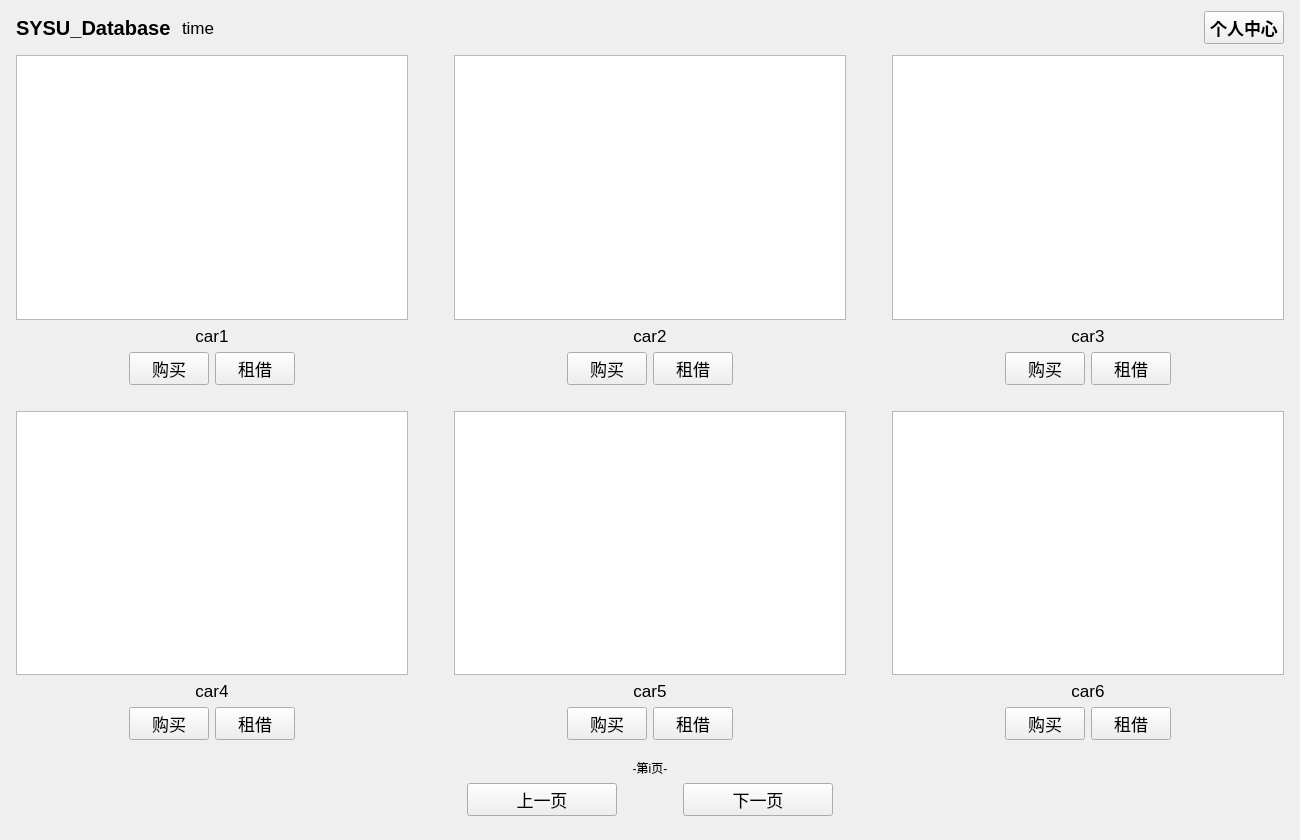
<?xml version="1.0" encoding="UTF-8"?>
<ui version="4.0">
 <class>User_main</class>
 <widget class="QWidget" name="User_main">
  <property name="geometry">
   <rect>
    <x>0</x>
    <y>0</y>
    <width>1300</width>
    <height>840</height>
   </rect>
  </property>
  <property name="windowTitle">
   <string>Form</string>
  </property>
  <layout class="QHBoxLayout" name="horizontalLayout_11">
   <item>
    <spacer name="horizontalSpacer_23">
     <property name="orientation">
      <enum>Qt::Horizontal</enum>
     </property>
     <property name="sizeType">
      <enum>QSizePolicy::Fixed</enum>
     </property>
     <property name="sizeHint" stdset="0">
      <size>
       <width>5</width>
       <height>20</height>
      </size>
     </property>
    </spacer>
   </item>
   <item>
    <layout class="QVBoxLayout" name="verticalLayout_8">
     <item>
      <layout class="QHBoxLayout" name="horizontalLayout_10">
       <item>
        <widget class="QLabel" name="label">
         <property name="font">
          <font>
           <pointsize>15</pointsize>
           <weight>75</weight>
           <bold>true</bold>
          </font>
         </property>
         <property name="text">
          <string>SYSU_Database</string>
         </property>
        </widget>
       </item>
       <item>
        <spacer name="horizontalSpacer_21">
         <property name="orientation">
          <enum>Qt::Horizontal</enum>
         </property>
         <property name="sizeType">
          <enum>QSizePolicy::Fixed</enum>
         </property>
         <property name="sizeHint" stdset="0">
          <size>
           <width>5</width>
           <height>20</height>
          </size>
         </property>
        </spacer>
       </item>
       <item>
        <widget class="QLabel" name="label_time">
         <property name="font">
          <font>
           <pointsize>13</pointsize>
          </font>
         </property>
         <property name="text">
          <string>time</string>
         </property>
         <property name="alignment">
          <set>Qt::AlignLeading|Qt::AlignLeft|Qt::AlignVCenter</set>
         </property>
        </widget>
       </item>
       <item>
        <spacer name="horizontalSpacer_20">
         <property name="orientation">
          <enum>Qt::Horizontal</enum>
         </property>
         <property name="sizeHint" stdset="0">
          <size>
           <width>40</width>
           <height>20</height>
          </size>
         </property>
        </spacer>
       </item>
       <item>
        <widget class="QPushButton" name="pushButton_person">
         <property name="maximumSize">
          <size>
           <width>150</width>
           <height>16777215</height>
          </size>
         </property>
         <property name="font">
          <font>
           <pointsize>13</pointsize>
           <weight>75</weight>
           <bold>true</bold>
          </font>
         </property>
         <property name="text">
          <string>个人中心</string>
         </property>
        </widget>
       </item>
      </layout>
     </item>
     <item>
      <spacer name="verticalSpacer_4">
       <property name="orientation">
        <enum>Qt::Vertical</enum>
       </property>
       <property name="sizeType">
        <enum>QSizePolicy::Fixed</enum>
       </property>
       <property name="sizeHint" stdset="0">
        <size>
         <width>17</width>
         <height>5</height>
        </size>
       </property>
      </spacer>
     </item>
     <item>
      <layout class="QVBoxLayout" name="verticalLayout_7">
       <item>
        <layout class="QHBoxLayout" name="horizontalLayout_4">
         <item>
          <layout class="QVBoxLayout" name="verticalLayout">
           <item>
            <widget class="QGraphicsView" name="graphicsView_1"/>
           </item>
           <item>
            <widget class="QLabel" name="label_1">
             <property name="font">
              <font>
               <pointsize>13</pointsize>
              </font>
             </property>
             <property name="text">
              <string>car1</string>
             </property>
             <property name="alignment">
              <set>Qt::AlignCenter</set>
             </property>
            </widget>
           </item>
           <item>
            <layout class="QHBoxLayout" name="horizontalLayout">
             <item>
              <spacer name="horizontalSpacer_4">
               <property name="orientation">
                <enum>Qt::Horizontal</enum>
               </property>
               <property name="sizeHint" stdset="0">
                <size>
                 <width>40</width>
                 <height>20</height>
                </size>
               </property>
              </spacer>
             </item>
             <item>
              <widget class="QPushButton" name="pushButton_buy1">
               <property name="enabled">
                <bool>true</bool>
               </property>
               <property name="font">
                <font>
                 <pointsize>13</pointsize>
                 <weight>50</weight>
                 <bold>false</bold>
                </font>
               </property>
               <property name="text">
                <string>购买</string>
               </property>
              </widget>
             </item>
             <item>
              <widget class="QPushButton" name="pushButton_lease1">
               <property name="enabled">
                <bool>true</bool>
               </property>
               <property name="font">
                <font>
                 <pointsize>13</pointsize>
                 <weight>50</weight>
                 <bold>false</bold>
                </font>
               </property>
               <property name="text">
                <string>租借</string>
               </property>
              </widget>
             </item>
             <item>
              <spacer name="horizontalSpacer_5">
               <property name="orientation">
                <enum>Qt::Horizontal</enum>
               </property>
               <property name="sizeHint" stdset="0">
                <size>
                 <width>40</width>
                 <height>20</height>
                </size>
               </property>
              </spacer>
             </item>
            </layout>
           </item>
          </layout>
         </item>
         <item>
          <spacer name="horizontalSpacer_16">
           <property name="orientation">
            <enum>Qt::Horizontal</enum>
           </property>
           <property name="sizeType">
            <enum>QSizePolicy::Fixed</enum>
           </property>
           <property name="sizeHint" stdset="0">
            <size>
             <width>40</width>
             <height>20</height>
            </size>
           </property>
          </spacer>
         </item>
         <item>
          <layout class="QVBoxLayout" name="verticalLayout_2">
           <item>
            <widget class="QGraphicsView" name="graphicsView_2"/>
           </item>
           <item>
            <widget class="QLabel" name="label_2">
             <property name="font">
              <font>
               <pointsize>13</pointsize>
              </font>
             </property>
             <property name="text">
              <string>car2</string>
             </property>
             <property name="alignment">
              <set>Qt::AlignCenter</set>
             </property>
            </widget>
           </item>
           <item>
            <layout class="QHBoxLayout" name="horizontalLayout_2">
             <item>
              <spacer name="horizontalSpacer_6">
               <property name="orientation">
                <enum>Qt::Horizontal</enum>
               </property>
               <property name="sizeHint" stdset="0">
                <size>
                 <width>40</width>
                 <height>20</height>
                </size>
               </property>
              </spacer>
             </item>
             <item>
              <widget class="QPushButton" name="pushButton_buy2">
               <property name="font">
                <font>
                 <pointsize>13</pointsize>
                 <weight>50</weight>
                 <bold>false</bold>
                </font>
               </property>
               <property name="text">
                <string>购买</string>
               </property>
              </widget>
             </item>
             <item>
              <widget class="QPushButton" name="pushButton_lease2">
               <property name="font">
                <font>
                 <pointsize>13</pointsize>
                 <weight>50</weight>
                 <bold>false</bold>
                </font>
               </property>
               <property name="text">
                <string>租借</string>
               </property>
              </widget>
             </item>
             <item>
              <spacer name="horizontalSpacer_7">
               <property name="orientation">
                <enum>Qt::Horizontal</enum>
               </property>
               <property name="sizeHint" stdset="0">
                <size>
                 <width>40</width>
                 <height>20</height>
                </size>
               </property>
              </spacer>
             </item>
            </layout>
           </item>
          </layout>
         </item>
         <item>
          <spacer name="horizontalSpacer_17">
           <property name="orientation">
            <enum>Qt::Horizontal</enum>
           </property>
           <property name="sizeType">
            <enum>QSizePolicy::Fixed</enum>
           </property>
           <property name="sizeHint" stdset="0">
            <size>
             <width>40</width>
             <height>20</height>
            </size>
           </property>
          </spacer>
         </item>
         <item>
          <layout class="QVBoxLayout" name="verticalLayout_3">
           <item>
            <widget class="QGraphicsView" name="graphicsView_3"/>
           </item>
           <item>
            <widget class="QLabel" name="label_3">
             <property name="font">
              <font>
               <pointsize>13</pointsize>
              </font>
             </property>
             <property name="text">
              <string>car3</string>
             </property>
             <property name="alignment">
              <set>Qt::AlignCenter</set>
             </property>
            </widget>
           </item>
           <item>
            <layout class="QHBoxLayout" name="horizontalLayout_3">
             <item>
              <spacer name="horizontalSpacer_8">
               <property name="orientation">
                <enum>Qt::Horizontal</enum>
               </property>
               <property name="sizeHint" stdset="0">
                <size>
                 <width>40</width>
                 <height>20</height>
                </size>
               </property>
              </spacer>
             </item>
             <item>
              <widget class="QPushButton" name="pushButton_buy3">
               <property name="font">
                <font>
                 <pointsize>13</pointsize>
                 <weight>50</weight>
                 <bold>false</bold>
                </font>
               </property>
               <property name="text">
                <string>购买</string>
               </property>
              </widget>
             </item>
             <item>
              <widget class="QPushButton" name="pushButton_lease3">
               <property name="font">
                <font>
                 <pointsize>13</pointsize>
                 <weight>50</weight>
                 <bold>false</bold>
                </font>
               </property>
               <property name="text">
                <string>租借</string>
               </property>
              </widget>
             </item>
             <item>
              <spacer name="horizontalSpacer_9">
               <property name="orientation">
                <enum>Qt::Horizontal</enum>
               </property>
               <property name="sizeHint" stdset="0">
                <size>
                 <width>40</width>
                 <height>20</height>
                </size>
               </property>
              </spacer>
             </item>
            </layout>
           </item>
          </layout>
         </item>
        </layout>
       </item>
       <item>
        <spacer name="verticalSpacer">
         <property name="orientation">
          <enum>Qt::Vertical</enum>
         </property>
         <property name="sizeType">
          <enum>QSizePolicy::Fixed</enum>
         </property>
         <property name="sizeHint" stdset="0">
          <size>
           <width>20</width>
           <height>20</height>
          </size>
         </property>
        </spacer>
       </item>
       <item>
        <layout class="QHBoxLayout" name="horizontalLayout_6">
         <item>
          <layout class="QVBoxLayout" name="verticalLayout_4">
           <item>
            <widget class="QGraphicsView" name="graphicsView_4"/>
           </item>
           <item>
            <widget class="QLabel" name="label_4">
             <property name="font">
              <font>
               <pointsize>13</pointsize>
              </font>
             </property>
             <property name="text">
              <string>car4</string>
             </property>
             <property name="alignment">
              <set>Qt::AlignCenter</set>
             </property>
            </widget>
           </item>
           <item>
            <layout class="QHBoxLayout" name="horizontalLayout_7">
             <item>
              <spacer name="horizontalSpacer_14">
               <property name="orientation">
                <enum>Qt::Horizontal</enum>
               </property>
               <property name="sizeHint" stdset="0">
                <size>
                 <width>40</width>
                 <height>20</height>
                </size>
               </property>
              </spacer>
             </item>
             <item>
              <widget class="QPushButton" name="pushButton_buy4">
               <property name="enabled">
                <bool>true</bool>
               </property>
               <property name="font">
                <font>
                 <pointsize>13</pointsize>
                 <weight>50</weight>
                 <bold>false</bold>
                </font>
               </property>
               <property name="text">
                <string>购买</string>
               </property>
              </widget>
             </item>
             <item>
              <widget class="QPushButton" name="pushButton_lease4">
               <property name="enabled">
                <bool>true</bool>
               </property>
               <property name="font">
                <font>
                 <pointsize>13</pointsize>
                 <weight>50</weight>
                 <bold>false</bold>
                </font>
               </property>
               <property name="text">
                <string>租借</string>
               </property>
              </widget>
             </item>
             <item>
              <spacer name="horizontalSpacer_15">
               <property name="orientation">
                <enum>Qt::Horizontal</enum>
               </property>
               <property name="sizeHint" stdset="0">
                <size>
                 <width>40</width>
                 <height>20</height>
                </size>
               </property>
              </spacer>
             </item>
            </layout>
           </item>
          </layout>
         </item>
         <item>
          <spacer name="horizontalSpacer_19">
           <property name="orientation">
            <enum>Qt::Horizontal</enum>
           </property>
           <property name="sizeType">
            <enum>QSizePolicy::Fixed</enum>
           </property>
           <property name="sizeHint" stdset="0">
            <size>
             <width>40</width>
             <height>20</height>
            </size>
           </property>
          </spacer>
         </item>
         <item>
          <layout class="QVBoxLayout" name="verticalLayout_5">
           <item>
            <widget class="QGraphicsView" name="graphicsView_5"/>
           </item>
           <item>
            <widget class="QLabel" name="label_5">
             <property name="font">
              <font>
               <pointsize>13</pointsize>
              </font>
             </property>
             <property name="text">
              <string>car5</string>
             </property>
             <property name="alignment">
              <set>Qt::AlignCenter</set>
             </property>
            </widget>
           </item>
           <item>
            <layout class="QHBoxLayout" name="horizontalLayout_8">
             <item>
              <spacer name="horizontalSpacer_12">
               <property name="orientation">
                <enum>Qt::Horizontal</enum>
               </property>
               <property name="sizeHint" stdset="0">
                <size>
                 <width>40</width>
                 <height>20</height>
                </size>
               </property>
              </spacer>
             </item>
             <item>
              <widget class="QPushButton" name="pushButton_buy5">
               <property name="font">
                <font>
                 <pointsize>13</pointsize>
                 <weight>50</weight>
                 <bold>false</bold>
                </font>
               </property>
               <property name="text">
                <string>购买</string>
               </property>
              </widget>
             </item>
             <item>
              <widget class="QPushButton" name="pushButton_lease5">
               <property name="font">
                <font>
                 <pointsize>13</pointsize>
                 <weight>50</weight>
                 <bold>false</bold>
                </font>
               </property>
               <property name="text">
                <string>租借</string>
               </property>
              </widget>
             </item>
             <item>
              <spacer name="horizontalSpacer_13">
               <property name="orientation">
                <enum>Qt::Horizontal</enum>
               </property>
               <property name="sizeHint" stdset="0">
                <size>
                 <width>40</width>
                 <height>20</height>
                </size>
               </property>
              </spacer>
             </item>
            </layout>
           </item>
          </layout>
         </item>
         <item>
          <spacer name="horizontalSpacer_18">
           <property name="orientation">
            <enum>Qt::Horizontal</enum>
           </property>
           <property name="sizeType">
            <enum>QSizePolicy::Fixed</enum>
           </property>
           <property name="sizeHint" stdset="0">
            <size>
             <width>40</width>
             <height>20</height>
            </size>
           </property>
          </spacer>
         </item>
         <item>
          <layout class="QVBoxLayout" name="verticalLayout_6">
           <item>
            <widget class="QGraphicsView" name="graphicsView_6"/>
           </item>
           <item>
            <widget class="QLabel" name="label_6">
             <property name="font">
              <font>
               <pointsize>13</pointsize>
              </font>
             </property>
             <property name="text">
              <string>car6</string>
             </property>
             <property name="alignment">
              <set>Qt::AlignCenter</set>
             </property>
            </widget>
           </item>
           <item>
            <layout class="QHBoxLayout" name="horizontalLayout_9">
             <item>
              <spacer name="horizontalSpacer_10">
               <property name="orientation">
                <enum>Qt::Horizontal</enum>
               </property>
               <property name="sizeHint" stdset="0">
                <size>
                 <width>40</width>
                 <height>20</height>
                </size>
               </property>
              </spacer>
             </item>
             <item>
              <widget class="QPushButton" name="pushButton_buy6">
               <property name="font">
                <font>
                 <pointsize>13</pointsize>
                 <weight>50</weight>
                 <bold>false</bold>
                </font>
               </property>
               <property name="text">
                <string>购买</string>
               </property>
              </widget>
             </item>
             <item>
              <widget class="QPushButton" name="pushButton_lease6">
               <property name="font">
                <font>
                 <pointsize>13</pointsize>
                 <weight>50</weight>
                 <bold>false</bold>
                </font>
               </property>
               <property name="text">
                <string>租借</string>
               </property>
              </widget>
             </item>
             <item>
              <spacer name="horizontalSpacer_11">
               <property name="orientation">
                <enum>Qt::Horizontal</enum>
               </property>
               <property name="sizeHint" stdset="0">
                <size>
                 <width>40</width>
                 <height>20</height>
                </size>
               </property>
              </spacer>
             </item>
            </layout>
           </item>
          </layout>
         </item>
        </layout>
       </item>
      </layout>
     </item>
     <item>
      <spacer name="verticalSpacer_2">
       <property name="orientation">
        <enum>Qt::Vertical</enum>
       </property>
       <property name="sizeType">
        <enum>QSizePolicy::Fixed</enum>
       </property>
       <property name="sizeHint" stdset="0">
        <size>
         <width>17</width>
         <height>13</height>
        </size>
       </property>
      </spacer>
     </item>
     <item>
      <widget class="QLabel" name="label_page">
       <property name="text">
        <string>-第i页-</string>
       </property>
       <property name="alignment">
        <set>Qt::AlignCenter</set>
       </property>
      </widget>
     </item>
     <item>
      <layout class="QHBoxLayout" name="horizontalLayout_5">
       <item>
        <spacer name="horizontalSpacer_2">
         <property name="orientation">
          <enum>Qt::Horizontal</enum>
         </property>
         <property name="sizeHint" stdset="0">
          <size>
           <width>40</width>
           <height>20</height>
          </size>
         </property>
        </spacer>
       </item>
       <item>
        <widget class="QPushButton" name="pushButton_pre">
         <property name="minimumSize">
          <size>
           <width>150</width>
           <height>0</height>
          </size>
         </property>
         <property name="font">
          <font>
           <pointsize>13</pointsize>
           <weight>50</weight>
           <bold>false</bold>
          </font>
         </property>
         <property name="text">
          <string>上一页</string>
         </property>
        </widget>
       </item>
       <item>
        <spacer name="horizontalSpacer">
         <property name="orientation">
          <enum>Qt::Horizontal</enum>
         </property>
         <property name="sizeType">
          <enum>QSizePolicy::Fixed</enum>
         </property>
         <property name="sizeHint" stdset="0">
          <size>
           <width>60</width>
           <height>20</height>
          </size>
         </property>
        </spacer>
       </item>
       <item>
        <widget class="QPushButton" name="pushButton_next">
         <property name="minimumSize">
          <size>
           <width>150</width>
           <height>0</height>
          </size>
         </property>
         <property name="font">
          <font>
           <pointsize>13</pointsize>
           <weight>50</weight>
           <bold>false</bold>
          </font>
         </property>
         <property name="text">
          <string>下一页</string>
         </property>
        </widget>
       </item>
       <item>
        <spacer name="horizontalSpacer_3">
         <property name="orientation">
          <enum>Qt::Horizontal</enum>
         </property>
         <property name="sizeHint" stdset="0">
          <size>
           <width>40</width>
           <height>20</height>
          </size>
         </property>
        </spacer>
       </item>
      </layout>
     </item>
     <item>
      <spacer name="verticalSpacer_3">
       <property name="orientation">
        <enum>Qt::Vertical</enum>
       </property>
       <property name="sizeType">
        <enum>QSizePolicy::Fixed</enum>
       </property>
       <property name="sizeHint" stdset="0">
        <size>
         <width>17</width>
         <height>13</height>
        </size>
       </property>
      </spacer>
     </item>
    </layout>
   </item>
   <item>
    <spacer name="horizontalSpacer_22">
     <property name="orientation">
      <enum>Qt::Horizontal</enum>
     </property>
     <property name="sizeType">
      <enum>QSizePolicy::Fixed</enum>
     </property>
     <property name="sizeHint" stdset="0">
      <size>
       <width>5</width>
       <height>20</height>
      </size>
     </property>
    </spacer>
   </item>
  </layout>
 </widget>
 <resources/>
 <connections/>
</ui>
